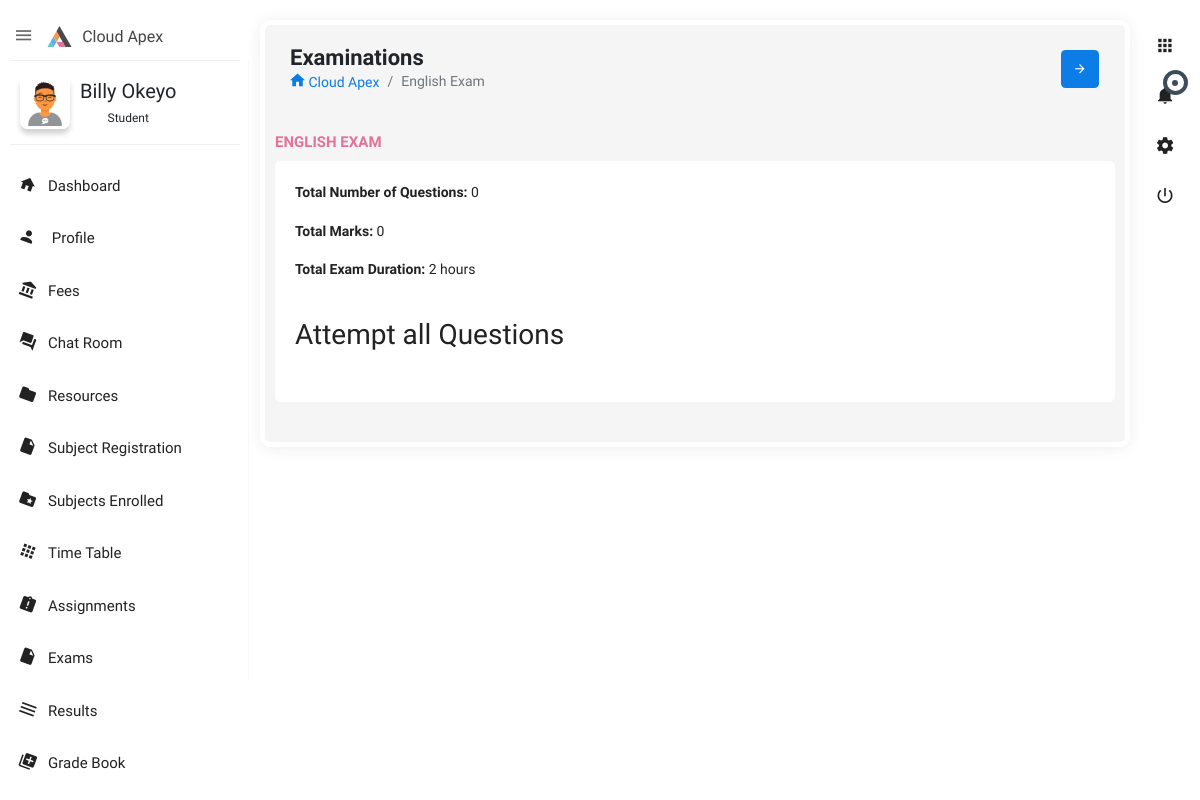
The app's page /student/exams/details/1 (signed in), older data.
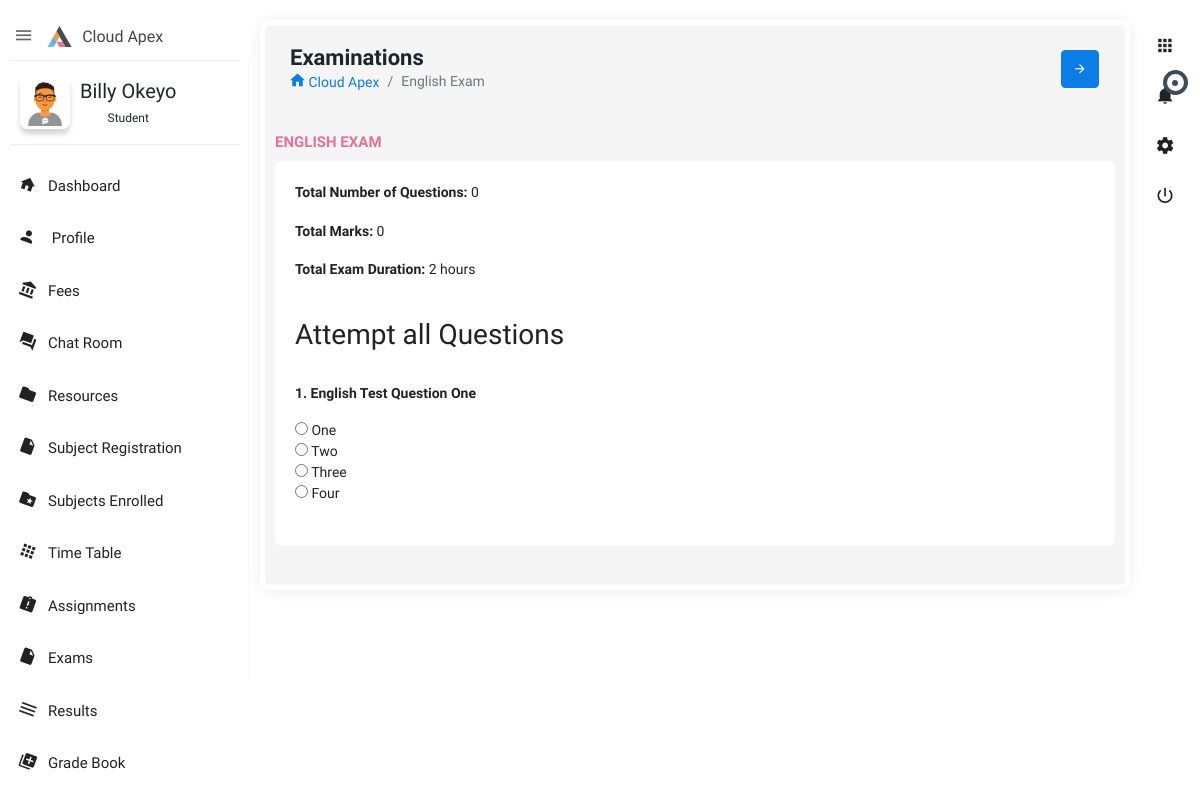
The same page, newer data.
### curriculum/models.py (models this page shows, shortened)
class Question(models.Model):
    exam_name = models.ForeignKey(Exam, on_delete=models.CASCADE)
    marks = models.PositiveIntegerField(default=0)
    question = models.TextField(max_length=500)
    option1 = models.CharField(max_length=100)
    option2 = models.CharField(max_length=100)
    option3 = models.CharField(max_length=100)
    option4 = models.CharField(max_length=100)
    choose = (('A', 'option1'), ('B', 'option2'), ('C', 'option3'), ('D', 'option4'))
    answer = models.CharField(max_length=1, choices=choose)

### student/views.py (the view)
# urls.py: path('exams/details/<int:id>',views.student_exam_detail,name='student_exam_detail'),
def student_exam_detail(request, id):
   template_name = 'student/exam-details.html'
   user_id = request.user.id
   student_id = getLogedInStudentId(user_id)
   student = Student.objects.get(id=student_id)
   exam = Exam.objects.get(id=id)
   print(exam)
   questions = Question.objects.all().filter(exam_name=exam)
   context = {
      'student': student,
      'school_name': constants.SCHOOL_NAME,
      'exam': exam,
      'questions': questions,
   }
   return render(request, template_name, context)

### curriculum/models.py (called while the page is built)
   def __str__(self):
      return self.name

   def __str__(self):
      return self.subject.name

### student/views.py (called while the page is built)
def getLogedInStudentId(user_id):
    s = Student.objects.get(user_id=user_id)
    return s.id

### templates/student/exam-details.html (shortened to what this page needs)
{% extends 'includes/student_base.html' %} {% load static %}  {% block content %}
<section class="content">
    <div class="body_scroll">
        <div class="block-header">
            <div class="row">
                <div class="col-lg-7 col-md-6 col-sm-12">
                    <h2>Examinations</h2>
                    <ul class="breadcrumb">
                        <li class="breadcrumb-item"><a href="index.html"><i class="zmdi zmdi-home"></i> {{school_name}}</a></li>
                        <li class="breadcrumb-item active">{{ exam.subject }} Exam</li>
                    </ul>
                </div>
                <div class="col-lg-5 col-md-6 col-sm-12">
                    <button class="btn btn-primary btn-icon float-right right_icon_toggle_btn" type="button"><i class="zmdi zmdi-arrow-right"></i></button>
                </div>
            </div>
        </div>
        <div class="row clearfix">
            <div class="col-lg-12 col-md-12 col-sm-12">
                <div class="card">
                    <div class="header">
                        <h2><strong>{{ exam.subject }} Exam</strong></h2>
                    </div>
                    <div class="body">
                        <p> <strong> Total Number of Questions: </strong>{{ exam.no_of_questions }} </p>
                        <p> <strong> Total Marks: </strong>{{ exam.total_marks }} </p>
                        <p> <strong> Total Exam Duration: </strong>{{ exam.duration }} hours </p>
                        <br>
                        <h2>Attempt all Questions</h2>
                        {% for question in questions %}
                        <p> <strong> {{ forloop.counter }}.
                         {{ question.question }} </strong> </p>
                        <input type="radio" name="question{{ question.id }}" value="A" id="q_a"> {{ question.option1 }}<br>
                        <input type="radio" name="question{{ question.id }}" value="B" id="q_b"> {{ question.option2 }} <br>
                        <input type="radio" name="question{{ question.id }}" value="C" id="q_c"> {{ question.option3 }} <br>
                        <input type="radio" name="question{{ question.id }}" value="D" id="q_d"> {{ question.option4 }} <br> <br> {% endfor %}
                    </div>
                </div>
            </div>
        </div>
    </div>
</section>
{% endblock %}

Row changes from the older to the newer data that the page shows:
added Question: question "English Test Question One", option1 "One", option2 "Two", option3 "Three", option4 "Four"
